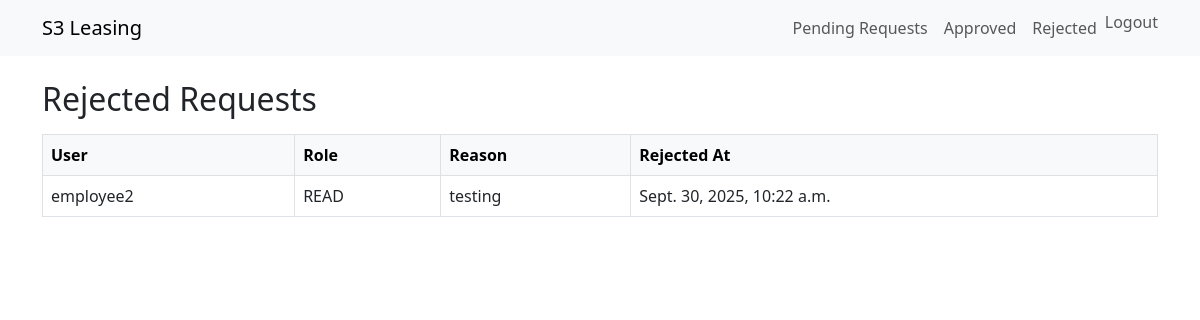
/rejected/ (signed in), run on the app's committed database.
### lease/models.py (models this page shows, shortened)
class LeaseRequest(models.Model):
    user = models.ForeignKey(User, on_delete=models.CASCADE)
    role_requested = models.CharField(max_length=5, choices=ROLE_CHOICES)
    reason = models.TextField()
    duration_seconds = models.PositiveIntegerField(default=3600)
    status = models.CharField(max_length=10, choices=STATUS_CHOICES, default='PENDING')
    approver = models.ForeignKey(User, null=True, blank=True, on_delete=models.SET_NULL, related_name='approved_requests')
    created_at = models.DateTimeField(auto_now_add=True)
    approved_at = models.DateTimeField(null=True, blank=True)
    assumed_role_arn = models.CharField(max_length=255, blank=True)
    access_key = models.CharField(max_length=255, blank=True)
    secret_key = models.CharField(max_length=255, blank=True)
    session_token = models.CharField(max_length=255, blank=True)
    expiration = models.DateTimeField(null=True, blank=True)

### lease/views.py (the view)
# urls.py: path('rejected/', views.rejected_requests, name='rejected_requests'),
@login_required
@user_passes_test(is_admin)
def rejected_requests(request):
    leases = LeaseRequest.objects.filter(status='REJECTED').order_by('-approved_at')
    return render(request, 'lease/rejected_requests.html', {'leases': leases})

### lease/views.py (called while the page is built)
def is_admin(user):
    return user.is_staff

### templates/lease/rejected_requests.html
{% extends 'base.html' %}
{% block content %}
<h2>Rejected Requests</h2>
<table class="table table-bordered table-hover mt-3">
<thead class="table-light">
<tr>
<th>User</th>
<th>Role</th>
<th>Reason</th>
<th>Rejected At</th>
</tr>
</thead>
<tbody>
{% for lease in leases %}
<tr>
<td>{{ lease.user.username }}</td>
<td>{{ lease.role_requested }}</td>
<td>{{ lease.reason }}</td>
<td>{{ lease.approved_at }}</td>
</tr>
{% empty %}
<tr><td colspan="4">No rejected requests.</td></tr>
{% endfor %}
</tbody>
</table>
{% endblock %}

### data on the page
LeaseRequest: user.username "employee2", role_requested "READ", reason "testing", approved_at "Sept. 30, 2025, 10:22 a.m."
